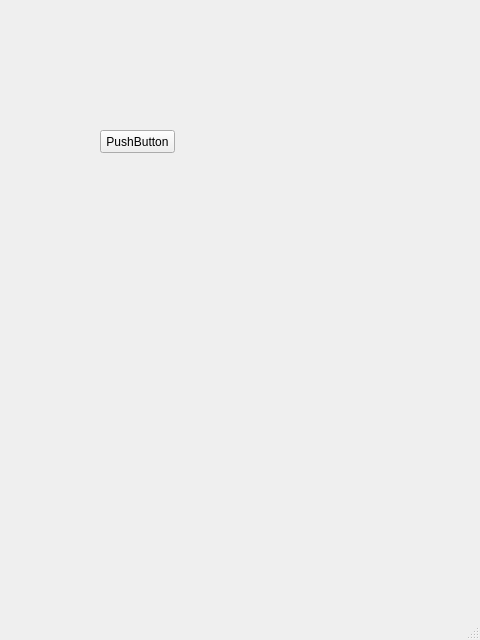
<?xml version="1.0" encoding="UTF-8"?>
<ui version="4.0">
 <class>MainWindow</class>
 <widget class="QMainWindow" name="MainWindow">
  <property name="geometry">
   <rect>
    <x>0</x>
    <y>0</y>
    <width>480</width>
    <height>640</height>
   </rect>
  </property>
  <property name="windowTitle">
   <string>MainWindow</string>
  </property>
  <widget class="QWidget" name="centralwidget">
   <widget class="QPushButton" name="pb_FBXExport">
    <property name="geometry">
     <rect>
      <x>100</x>
      <y>130</y>
      <width>75</width>
      <height>23</height>
     </rect>
    </property>
    <property name="text">
     <string>PushButton</string>
    </property>
   </widget>
  </widget>
  <widget class="QMenuBar" name="menubar">
   <property name="geometry">
    <rect>
     <x>0</x>
     <y>0</y>
     <width>480</width>
     <height>21</height>
    </rect>
   </property>
  </widget>
  <widget class="QStatusBar" name="statusbar"/>
 </widget>
 <resources/>
 <connections/>
</ui>
